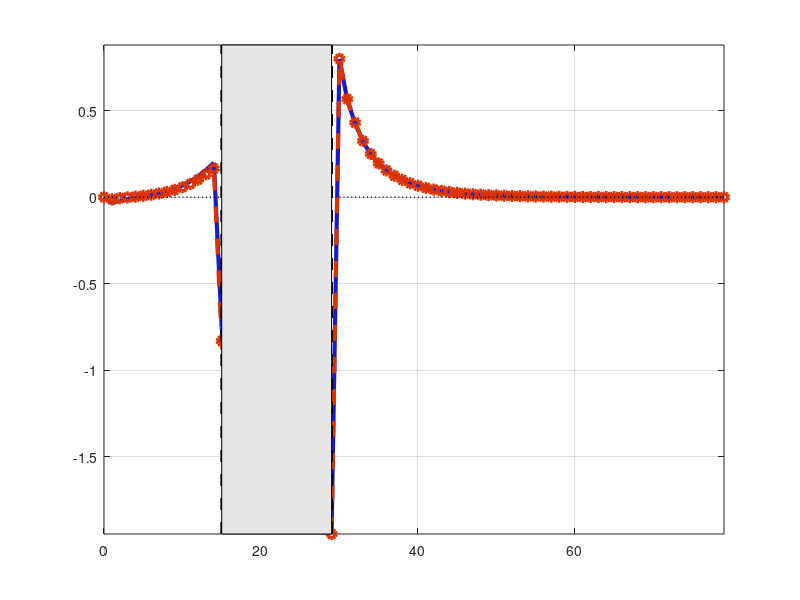

Source code (MATLAB): (Note: this script raises an error after producing the figure.)
clear all; clc;

addpath(genpath([cd '\Codes']));
% Graphs
path_g       = [cd '\Graphs'];
imprime      = @(x) print( gcf, '-depsc2', [path_g filesep x]);
imprpdf      = @(x) eps2pdf( [path_g filesep x '.eps']);
formataxis   = @(x) set(x, 'Fontname', 'Times', 'FontWeight', 'normal', 'Fontsize', 19, 'Box', 'On', 'PlotBoxAspectRatio', [1 0.75 1]);
formatlegend = @(x) set(legend, 'Location', x, 'Orientation', 'Vertical', 'Box', 'On', 'Fontsize', 20, 'Fontangle', 'normal');
label_x      = @(x) xlabel(x,'Fontname', 'Times', 'FontWeight', 'normal', 'Fontsize', 15,'interpreter','latex');
label_y      = @(x) ylabel(x,'Fontname', 'Times', 'FontWeight', 'normal', 'Fontsize', 15,'interpreter','latex');
label_z      = @(x) zlabel(x,'Fontname', 'Times', 'FontWeight', 'normal', 'Fontsize', 15,'interpreter','latex');
otitle       = @(x) title(x, 'Fontname', 'Times', 'FontWeight', 'normal', 'Fontsize', 15,'interpreter','latex');


t_plotmax   = 80;
Periods     = (1:1:100);
color1_ss   =[0.1 0.1 0.8]; %color2_ss = color1_ss; color3_ss = color1_ss;
color2_ss   = [220 50 0]/255;%[0.8 0.4 0.4];
color3_ss   = [255 200 0]/255;%[0.6 0.8 0.6];
color4_ss   = [200 255 0]/255;%[0.6 0.8 0.6];

load('DDbp_zlb0.mat');
ds = s_vec(2)-s_vec(1);
fc_t = zeros(t_plotmax+1,1);  
for t=1:t_plotmax+1
    temp    = paths.s_bl_index_t(t); 
    fc_t(t) = sum(f_t(1:temp,t)*ds);
end
endopath.fc_t = fc_t;
endopath1     = endopath;
steady1       = steady;

load('DDbp_zlb2.mat');
ds = s_vec(2)-s_vec(1);
fc_t = zeros(t_plotmax+1,1);  
for t=1:t_plotmax+1
    temp    = paths.s_bl_index_t(t); 
    fc_t(t) = sum(f_t(1:temp,t)*ds);
%     C_t(t)  = f_t(:,t).*
end
endopath.fc_t = fc_t;
endopath2 = endopath;
steady2 = steady;

T_pre = 15        ; % Time Lapse prior to transition
T_post= 30       ; % Time Lapse after transition

%%
figure(1);
hh=plot(Periods(1:t_plotmax)-1, [(endopath1.Y_t(1:t_plotmax)'/steady1.C_ss-1) ...
                               (endopath2.Y_t(1:t_plotmax)'/steady2.C_ss-1)]*100); hold on;
plot(Periods(1:t_plotmax)-1, 0*endopath1.rb_t(1:t_plotmax),'k:','LineWidth',1); grid on;
set(hh(1),'LineWidth',3,'Color',color1_ss);
set(hh(2),'LineWidth',3,'Color',color2_ss,'marker','o','linestyle','--');
axis tight; [yout]=get(gca,'ylim'); 
ylim([yout(1) yout(2)*1.1]);
[yout]=get(gca,'ylim'); 
line([T_pre T_pre],[yout(1) yout(2)],'Color','k','LineWidth',2,'LineStyle','--');
line([T_post-1 T_post-1],[yout(1) yout(2)],'Color','k','LineWidth',2,'LineStyle','--');
h=patch([T_pre T_post-1 T_post-1 T_pre],[yout(1) yout(1) yout(2) yout(2)],[0.9 0.9 0.9]); alpha(h,0.2);
formataxis(gca); %otitle('$Y_{t}$ deviation from $Y_{ss}$'); 
legend('no MP intervention','MP intervention'); formatlegend('best');
label_x('time'); label_y('$\%$');
imprime(['com_bp_yt']);
imprpdf(['comp_bp_yt']);


figure(2);
hh=plot(Periods(1:t_plotmax)-1, [endopath1.fc_t(1:t_plotmax) ...
                                 endopath2.fc_t(1:t_plotmax)]*100); hold on;
plot(Periods(1:t_plotmax)-1, 0*endopath1.rb_t(1:t_plotmax),'k:','LineWidth',1); grid on;
set(hh(1),'LineWidth',3,'Color',color1_ss);
set(hh(2),'LineWidth',3,'Color',color2_ss,'marker','o','linestyle','--');
axis tight; [yout]=get(gca,'ylim'); 
ylim([yout(1) yout(2)*1.1]);
[yout]=get(gca,'ylim'); 
line([T_pre T_pre],[yout(1) yout(2)],'Color','k','LineWidth',2,'LineStyle','--');
line([T_post-1 T_post-1],[yout(1) yout(2)],'Color','k','LineWidth',2,'LineStyle','--');
h=patch([T_pre T_post-1 T_post-1 T_pre],[yout(1) yout(1) yout(2) yout(2)],[0.9 0.9 0.9]); alpha(h,0.2);
formataxis(gca); %otitle('$Y_{t}$ deviation from $Y_{ss}$'); 
legend('no MP intervention','MP intervention'); formatlegend('best');
label_x('time'); label_y('$\%$');
imprime(['com_bp_fct']);
imprpdf(['comp_bp_fct']);


%%
figure(3);
hh=plot(Periods(1:t_plotmax)-1, [(endopath1.B_t(1:t_plotmax)'/steady1.B_ss-1) ...
                                (endopath2.B_t(1:t_plotmax)'/steady2.B_ss-1)]*100); hold on;
plot(Periods(1:t_plotmax)-1, 0*endopath1.rb_t(1:t_plotmax),'k:','LineWidth',1); grid on;
set(hh(1),'LineWidth',3,'Color',color1_ss);
set(hh(2),'LineWidth',3,'Color',color2_ss,'marker','o','linestyle','--');
axis tight; [yout]=get(gca,'ylim'); 
ylim([yout(1) yout(2)*1.1]);
[yout]=get(gca,'ylim'); 
line([T_pre T_pre],[yout(1) yout(2)],'Color','k','LineWidth',2,'LineStyle','--');
line([T_post-1 T_post-1],[yout(1) yout(2)],'Color','k','LineWidth',2,'LineStyle','--');
h=patch([T_pre T_post-1 T_post-1 T_pre],[yout(1) yout(1) yout(2) yout(2)],[0.9 0.9 0.9]); alpha(h,0.2);
formataxis(gca);
legend('no MP intervention','MP intervention'); formatlegend('best');
label_x('time'); label_y('$\%$');
imprime(['comp_bp_Bt']);
imprpdf(['comp_bp_Bt']);

figure(4);
hh=plot(Periods(1:t_plotmax)-1, [-endopath1.rs_t(1:t_plotmax)'+endopath1.rb_t(1:t_plotmax)' ...
                                -endopath2.rs_t(1:t_plotmax)'+endopath2.rb_t(1:t_plotmax)']*100); hold on;
plot(Periods(1:t_plotmax)-1, 0*endopath1.rb_t(1:t_plotmax),'k:','LineWidth',1); grid on;
set(hh(1),'LineWidth',3,'Color',color1_ss);
set(hh(2),'LineWidth',3,'Color',color2_ss,'marker','o','linestyle','--');
axis tight; [yout]=get(gca,'ylim'); 
ylim([yout(1) yout(2)*1.1]);
[yout]=get(gca,'ylim'); 
line([T_pre T_pre],[yout(1) yout(2)],'Color','k','LineWidth',2,'LineStyle','--');
line([T_post-1 T_post-1],[yout(1) yout(2)],'Color','k','LineWidth',2,'LineStyle','--');
h=patch([T_pre T_post-1 T_post-1 T_pre],[yout(1) yout(1) yout(2) yout(2)],[0.9 0.9 0.9]); alpha(h,0.2);
formataxis(gca);
legend('no MP intervention','MP intervention'); formatlegend('best');
label_x('time'); label_y('$\%$');
imprime(['comp_bp_rt']);
imprpdf(['comp_bp_rt']);


